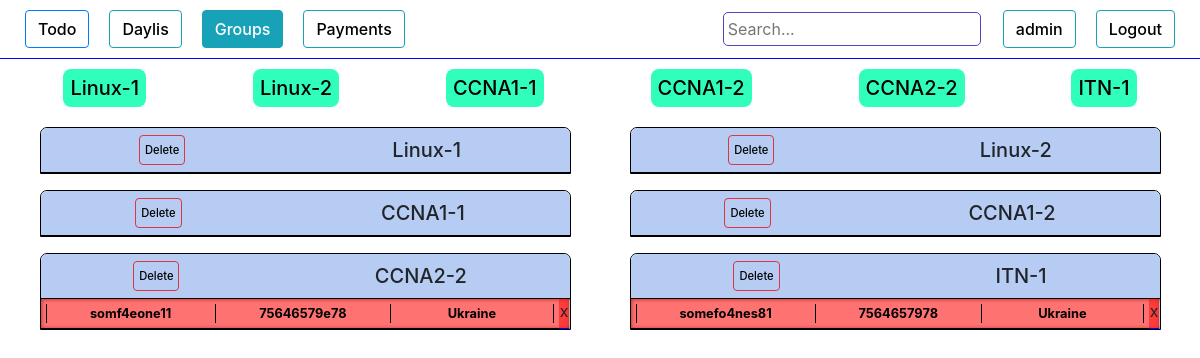
Page /groups/ (signed in) on the earlier database version.
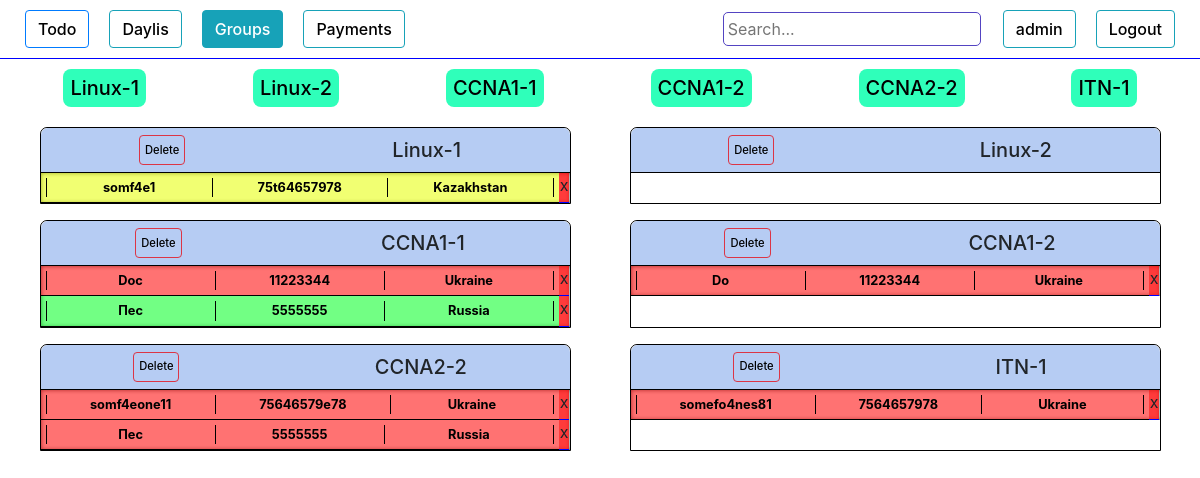
Same page on the later database version.
### authorization/models.py (models this page shows, shortened)
class Group(models.Model):
    name            = models.CharField(max_length=100, blank=True)
    created_date    = models.DateTimeField(blank=True, null=True)
    course          = models.ForeignKey(Course, on_delete=models.DO_NOTHING, null=True)
    active          = models.BooleanField(default=True)
    time_start      = models.DateTimeField(blank=True, null=True)
    time_end        = models.DateTimeField(blank=True, null=True)
    def __str__(self):
        return self.name
    def get_related(self):
        li = People.objects.filter(group = self)
        return li
    def is_active(self):
        return self.active

class People(models.Model):
    add_date        = models.DateTimeField(blank=True, null=True)
    name            = models.CharField(max_length=100, blank=True)
    phone           = models.CharField(max_length=100, blank=True)
    email           = models.CharField(max_length=100, blank=True)
    course          = models.ForeignKey(Course, on_delete=models.DO_NOTHING)
    country         = models.CharField(max_length=100, blank=True)
    university      = models.CharField(max_length=100, blank=True)
    work            = models.CharField(max_length=100, blank=True)
    where_from      = models.CharField(max_length=100, blank=True)
    ip              = models.CharField(max_length=100, blank=True)
    currency        = models.CharField(max_length=100, blank=True)
    course_price    = models.IntegerField(blank=True, null=True)
    comments        = models.TextField(blank=True)
    wishes          = models.TextField(blank=True)
    callback_time   = models.DateTimeField(blank=True, null=True)
    group           = models.ForeignKey(Group, on_delete=models.DO_NOTHING, null=True, blank=True)
    request_status  = models.CharField(max_length=100, blank=True)
    need_confirm  = models.BooleanField(blank=True, null=True)
    first_payment_date   = models.DateTimeField(blank=True, null=True)
    full_payment_date  = models.DateTimeField(blank=True, null=True)
    payment_history = models.TextField(blank=True)
    total_payment   = models.IntegerField(blank=True, null=True)
    obligation      = models.IntegerField(blank=True, null=True)
    def call_status(self):
        if self.request_status != 'перезвонить':
            return False
        else :
            return True
    def is_full_payed(self):
        return (self.request_status == 'оплачено')
    def is_particaly_payed(self):
        return (self.request_status == 'оплачено частично')
    def is_not_payed(self):
        return (self.request_status == 'ожидаем оплату')
    def is_need_confirm(self):
        return (self.need_confirm)
    def is_not_deleted(self):
        return (self.request_status != "удален")

### authorization/views.py (the view)
# urls.py: path('groups/', views.groups, name='groups'),
@login_required
def groups(request):
    if request.method == 'POST':
        n_form = UserUpdateForm(request.POST, instance=request.user)
        if n_form.is_valid():
            n_form.save()
            messages.success(request, f'Data has been updated!')
            return redirect('staff')
        else:
            messages.warning(request, f'Something wrong, maybe this name is allready taken')
            return redirect('staff')
    else:
        n_form = UserUpdateForm(instance=request.user)
        li = set(Group.objects.all())
        context = {
        "n_form":n_form,
        "li":li,
        }
        return render(request,"groups.html",context)

### authorization/forms.py
class UserUpdateForm(forms.ModelForm):
    class Meta:
        model = User
        fields = ['username',]

### authorization/models.py (called while the page is built)
    def __str__(self):
        return self.name

### authorization/templates/groups.html (shortened to what this page needs)
{% load crispy_forms_tags %}
<!DOCTYPE html>
<html lang="en">
<head>
    <link rel="stylesheet" href="https://stackpath.bootstrapcdn.com/bootstrap/4.4.1/css/bootstrap.min.css">
    {% load staticfiles %}
    <link rel="stylesheet" href="{% static 'style.css' %}" type="text/css">
</head>
<body>
    <div class="header">
        <div class="text col-8">
            <button class="btn btn-outline-primary " type="button">
                <a href="{% url 'todo' %}">
                    Todo
                </a>
            </button>
            <button class="btn btn-outline-info " type="button">
                <a href="{% url 'staff' %}">
                    Daylis
                </a>
            </button>
            <button class="btn btn-outline-info active" type="button">
                <a href="{% url 'groups' %}">
                    Groups
                </a>
            </button>
            <button class="btn btn-outline-info " type="button">
                <a href="{% url 'groups_payments' %}">
                    Payments
                </a>
            </button>
        </div>
        <div class="settings col-4">
            <form action="{% url 'search' %}" method="get">
                <input class="search" name="q" type="text" placeholder="Search..." style="
                margin: 12px;
                /* height: 37px; */
                border-radius: 5px;
                border: 1px solid #5344c2;
                padding: 4px;
            ">
            </form>
        <button class="btn btn-outline-info" type="button" data-toggle="collapse" data-target="#InfoUpdateField" aria-expanded="false">
            {{user.username}}
        </button>
        <button class="btn btn-outline-info" type="button" data-toggle="collapse" data-target="#ConfirmationField" aria-expanded="false">
            Logout
        </button>
    </div>
    </div>
    <div class="content ">
        <div class="new_tables">
            <div class="groups_list">
                {% if li %}
                    {% for list_items in li %}{% if list_items.is_active %}
                            <a href="#{{ list_items }}"><h5>{{ list_items }}</h5></a>
                    {% endif %}{% endfor %}
                {% endif %}
            </div>
            {% if li %}
                <div class="table_groups">
                {% for list_items in li %}{% if list_items.is_active %}
                    <div class="table_group table show" id="{{ list_items }}" >
                        <div class="table_header " >
                            <button class="btn btn-outline-danger gr-del-btn" type="button" data-toggle="collapse" data-target="#ConfirmationFieldDel{{list_items.id}}" aria-expanded="false" >Delete</button>
                            <h5>{{ list_items }}</h5>
                        </div>
                        <div class="table_content table_content_groups show" id='table_content'>
                        {% for item in list_items.get_related %}{% if item.is_not_deleted %}
                            <div class="item groups_item">
                                <a class="gr-a gr-p" style="width: 98%;" href="{% url 'item_groups_update' item.id %}" target="_blank" onClick="popupWin = window.open(this.href, 'Window', 'location,width=720,height=800,top=200,left=300'); popupWin.focus(); return false;">
                                    <div class="item_header" data-toggle="collapse" data-target="#item_description"
                                    {% if item.is_full_payed %} style="background-color: rgba(0, 255, 34, 0.554);" {% endif %}
                                    {% if item.is_particaly_payed %} style="background-color: rgba(229, 255, 0, 0.554);" {% endif %}
                                    {% if item.is_not_payed %} style="background-color: rgba(255, 0, 0, 0.554);" {% endif %}>
                                        <table class="item_info_table" style="width:100%">
                                            <tr>
                                            <th><div class="name">{{item.name}}</div></th>
                                            <th><div class="phone">{{item.phone}}</div></th>
                                            <th><div class="country">{{item.country}}</div></th>
                                            </tr>
                                        </table>
                                    </div>
                                </a>
                                <span style="width: 2%;" id="del_btn" type="button" data-toggle="collapse" data-target="#ConfirmationFieldDel{{item.id}}" aria-expanded="false" >x</span>
                            </div>
                            {% endif %}
                        {% endfor %}
                        </div>
                    </div>
                    {% endif %}
                    {% endfor %}
                </div>
            {% else %}
                <h3 style="text-align: center;">Still no tables or something wrong</h3>
            {% endif %}
        </div>
    </div>
</body>
</html>

### authorization/static/style.css (style rules this page uses)
a { color: black; font-weight: 500; }
.header { display: flex; justify-content: space-between; border-bottom: solid 1px blue; }
.text { margin: 0; display: flex; align-items: center; }
.settings { display: flex; justify-content: flex-end; }
.btn { margin: 10px; color: black; font-weight: 500; }
.active a { color: white; }
.content { display: flex; justify-content: center; flex-direction: column; margin: 10px; }
.table { border: rgb(0, 0, 0) 1px solid; border-radius: 7px 7px 0 0; }
.table_content { box-shadow: inset 0 0 4px 0px rgb(73, 71, 71); overflow: auto; }
.table_header { display: flex; justify-content: space-around; align-items: center; background-color: rgb(182, 204, 243); border-bottom: rgb(0, 0, 0) 1px solid; border-radius: 7px 7px 0 0; cursor: pointer; }
.table_header h5 { margin: 10px; }
.item { display: flex; }
.gr-a { width: 99%; }
.item_header { border-bottom: 1px solid rgb(0, 0, 0); padding: 5px; overflow: auto; }
.item_header { display: flex; justify-content: space-around; font-weight: 500; }
.table th { border-top: 0; padding: 0; text-align: center; }
th { border: 1px solid black; border-bottom: 0; border-top: 0; }
.item_info_table th { width: 15%; overflow: auto; }
.groups_list { display: flex; flex-direction: row; justify-content: space-around; margin-bottom: 20px; }
.groups_list a { background-color: rgb(47, 255, 186); border-radius: 8px; padding: 7px; }
.groups_list h5 { margin: 0; }
.table_groups { display: flex; flex-direction: row; flex-wrap: wrap; justify-content: space-around; }
.table_group { width: 45%; }
.groups_item { max-height: 35px; }
#del_btn { width: 1%; background-color: rgba(255, 0, 0, 0.767); text-align: center; border-bottom: 1px solid blue; }
.gr-del-btn { margin: 0; padding: 5px; font-size: 0.7rem; height: 30px; }
.gr-p { font-size: 0.8rem; }

Differences in the rows shown:
added People: name "somf4e1", phone "75t64657978", country "Kazakhstan", shown under Group "Linux-1"
added People: name "Doc", phone "11223344", country "Ukraine", shown under Group "CCNA1-1"
added People: name "Пес", phone "5555555", country "Russia", request_status "оплачено" (drawn), shown under Group "CCNA1-1"
added People: name "Do", phone "11223344", country "Ukraine", shown under Group "CCNA1-2"
added People: name "Пес", phone "5555555", country "Russia", shown under Group "CCNA2-2"
